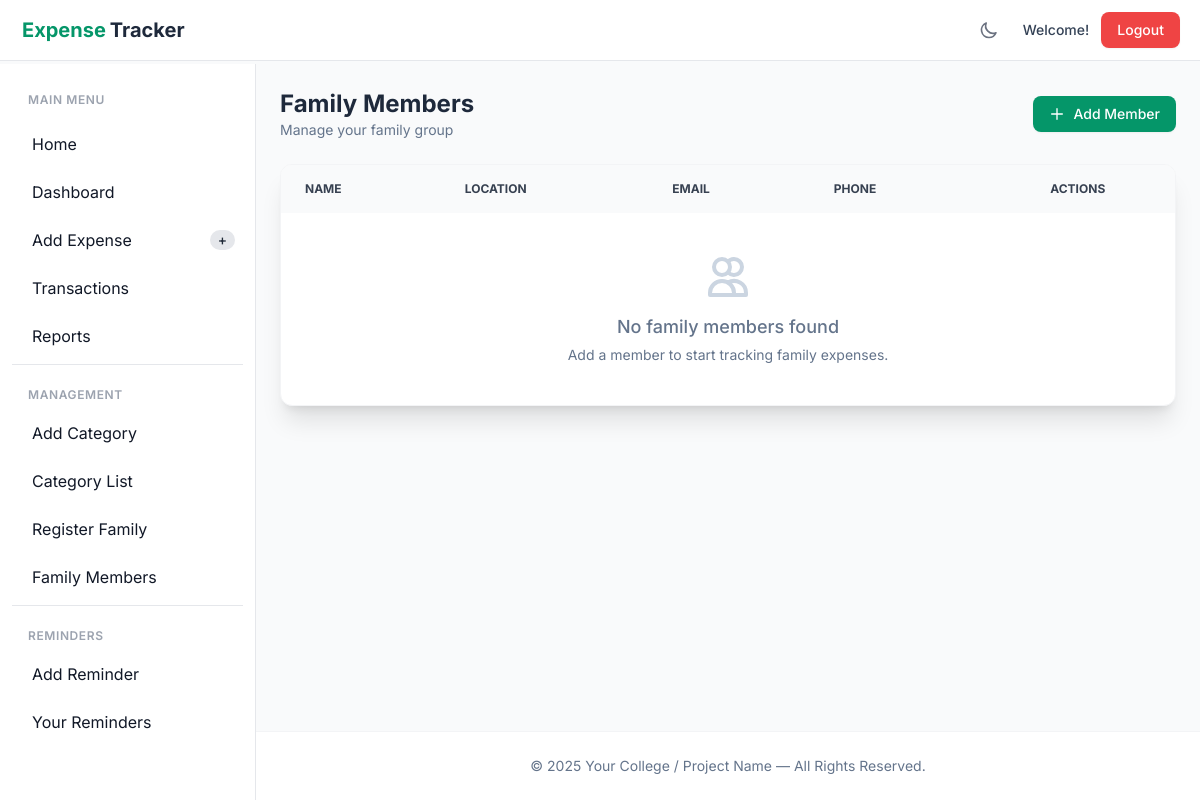
Before: /user/member/list with the older database file.
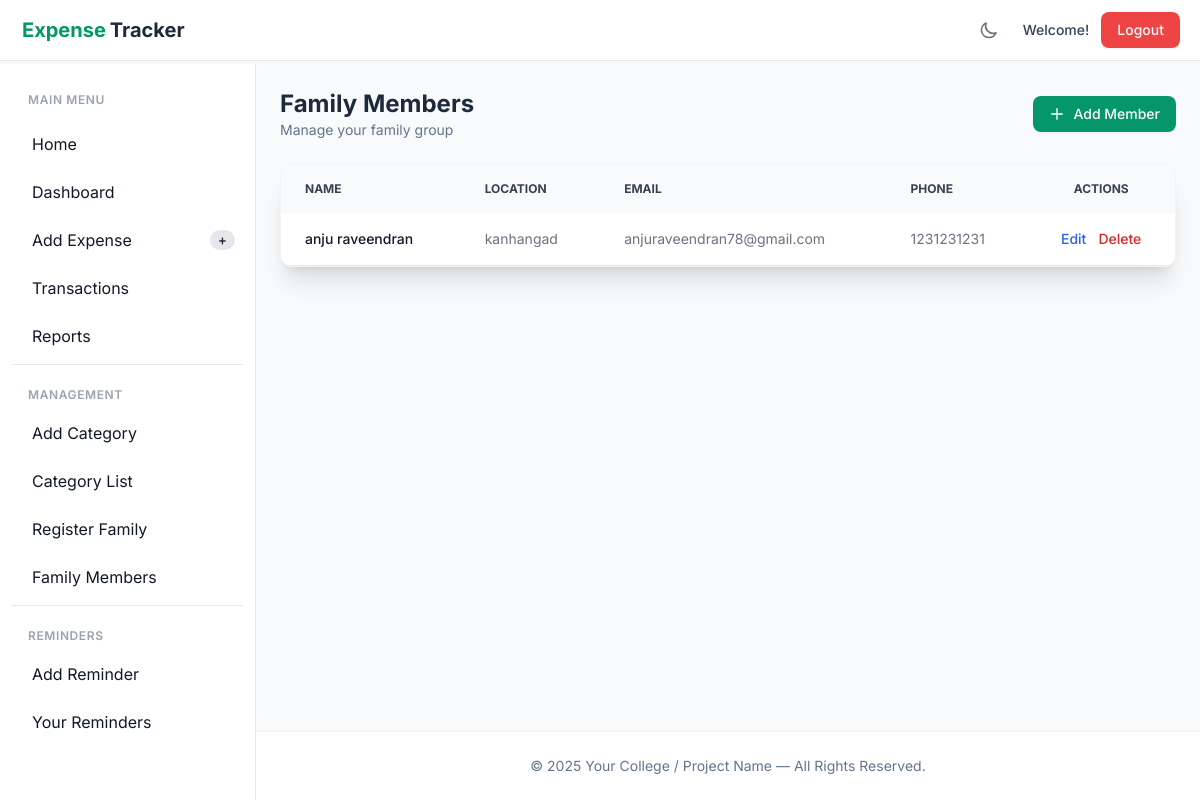
After: the same page with the newer database file.
### user/models.py (models this page shows)
class Registration(models.Model):
    username = models.CharField(max_length=100,unique=True)
    password = models.CharField(max_length=100)
    confirm_password = models.CharField(max_length=100)
    email_id = models.EmailField()
    phn_no = models.CharField(max_length=15)
    location = models.CharField(max_length=100)
    ROLE_CHOICES = (
        ('user', 'User'),
        ('family', 'Family Member'),
    )
    role = models.CharField(max_length=10, choices=ROLE_CHOICES)
    otp = models.CharField(max_length=6, blank=True, null=True)

### user/views.py (the view)
# urls.py: path('user/member/list',views.Memberlist_page , name='Memberlist_page'),
def Memberlist_page(request):
    members = Registration.objects.filter(role='family')
    role =  request.session.get("role")
    return render(request, 'fam_member.html', {
        'members': members,
        'role':role})

### user/templates/fam_member.html (shortened to what this page needs)
{% extends 'base_dashboard.html' %}
{% load static %}
{% block content %}
<div class="animate-fade-in-up">
  <div class="flex flex-col md:flex-row justify-between items-start md:items-center mb-6">
    <div>
      <h1 class="text-2xl font-bold text-slate-800 dark:text-white">Family Members</h1>
      <p class="text-slate-500 dark:text-slate-400 text-sm">Manage your family group</p>
    </div>
    <a href="{% url 'Familyreg_page' %}"
      class="mt-4 md:mt-0 inline-flex items-center px-4 py-2 bg-emerald-600 hover:bg-emerald-700 text-white text-sm font-medium rounded-lg transition-colors shadow-sm">
      <svg class="w-4 h-4 mr-2" fill="none" stroke="currentColor" viewBox="0 0 24 24">
        <path stroke-linecap="round" stroke-linejoin="round" stroke-width="2" d="M12 4v16m8-8H4"></path>
      </svg>
      Add Member
    </a>
  </div>
  <div
    class="bg-white dark:bg-slate-800 rounded-xl shadow-xl border border-gray-100 dark:border-slate-700 overflow-hidden">
    <div class="overflow-x-auto">
      <table class="w-full text-sm text-left text-gray-500 dark:text-gray-400">
        <thead class="text-xs text-gray-700 uppercase bg-gray-50 dark:bg-slate-700 dark:text-gray-400">
          <tr>
            <th scope="col" class="px-6 py-4">Name</th>
            <th scope="col" class="px-6 py-4">Location</th>
            <th scope="col" class="px-6 py-4">Email</th>
            <th scope="col" class="px-6 py-4">Phone</th>
            <th scope="col" class="px-6 py-4 text-center">Actions</th>
          </tr>
        </thead>
        <tbody>
          {% for m in members %}
          <tr
            class="bg-white border-b dark:bg-slate-800 dark:border-slate-700 hover:bg-gray-50 dark:hover:bg-slate-700/50 transition-colors">
            <td class="px-6 py-4 font-medium text-gray-900 dark:text-white">
              {{ m.username }}
            </td>
            <td class="px-6 py-4">
              {{ m.location }}
            </td>
            <td class="px-6 py-4">
              {{ m.email_id }}
            </td>
            <td class="px-6 py-4">
              {{ m.phn_no }}
            </td>
            <td class="px-6 py-4 text-center">
              <div class="flex items-center justify-center space-x-3">
                <a href="{% url 'member_edit' m.id %}"
                  class="font-medium text-blue-600 dark:text-blue-500 hover:underline">Edit</a>
                <a href="{% url 'member_delete' m.id %}"
                  onclick="return confirm('Are you sure you want to delete this member?')"
                  class="font-medium text-red-600 dark:text-red-500 hover:underline">Delete</a>
              </div>
            </td>
          </tr>
          {% empty %}
          <tr>
            <td colspan="5" class="px-6 py-10 text-center text-slate-500 dark:text-slate-400">
              <div class="flex flex-col items-center justify-center">
                <svg class="w-12 h-12 mb-3 text-slate-300 dark:text-slate-600" fill="none" stroke="currentColor"
                  viewBox="0 0 24 24">
                  <path stroke-linecap="round" stroke-linejoin="round" stroke-width="2"
                    d="M12 4.354a4 4 0 110 5.292M15 21H3v-1a6 6 0 0112 0v1zm0 0h6v-1a6 6 0 00-9-5.197M13 7a4 4 0 11-8 0 4 4 0 018 0z">
                  </path>
                </svg>
                <p class="text-lg font-medium">No family members found</p>
                <p class="text-sm mt-1">Add a member to start tracking family expenses.</p>
              </div>
            </td>
          </tr>
          {% endfor %}
        </tbody>
      </table>
    </div>
  </div>
</div>
{% endblock %}

Changed rows visible on the page:
added Registration: username "anju raveendran", location "kanhangad", email_id "anjuraveendran78@gmail.com", phn_no "1231231231"
Other visible differences:
text no longer shown: "No family members found Add a member to start tracking family expenses."
